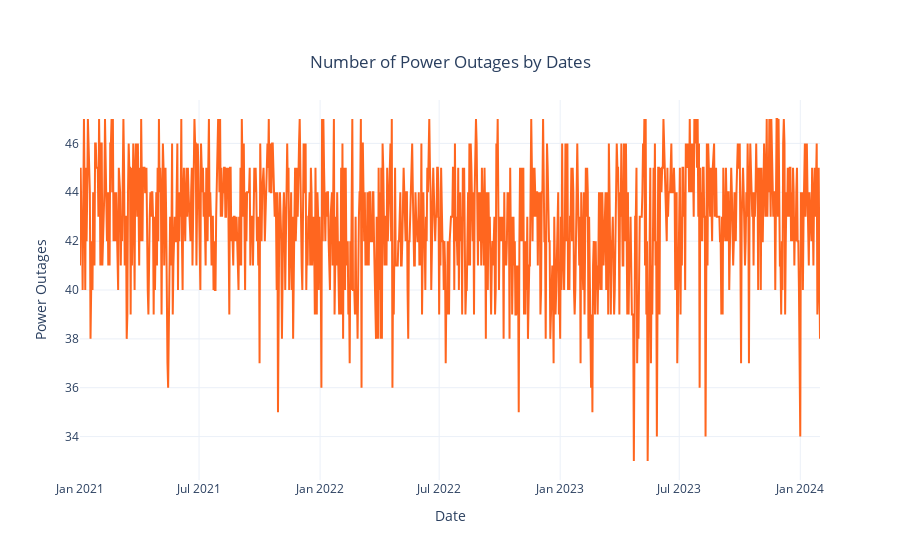

Notebook source saved alongside this figure:
### Code cell
def date_analyser(dataframe, date_col):
    df_ = dataframe.copy()
    df_['date'] = df_[date_col].dt.date
    df_grouped = df_.groupby('date').size(). \
    to_frame('count').reset_index().sort_values('date')
    data = go.Scatter(x = df_grouped['date'],
                      y = df_grouped['count'],
                      mode = 'lines',
                      name = 'Number of Power Outages',
                      marker = dict(color = color))
    layout = go.Layout(title={'text': "Number of Power Outages by Dates",
                              'y':0.9,
                              'x':0.5,
                              'xanchor': 'center',
                              'yanchor': 'top'},
                       xaxis = dict(title = 'Date'),
                       yaxis = dict(title = 'Power Outages'),
                       template = 'plotly_white')
    fig = go.Figure(data = data, layout = layout)
    iplot(fig)

date_analyser(df, 'tarih')

### Figure 1 — Plotly figure (JSON) as saved in the notebook; plotly's stock layout.template omitted (floating-point values rounded to 4 significant figures; data arrays with more than 128 entries replaced by an {"elided": "..."} marker saying what was removed)
{"data": [{"marker": {"color": "#ff661f"}, "mode": "lines", "name": "Number of Power Outages", "type": "scatter", "x": {"elided": "1126 str values"}, "y": {"elided": "1126 int values"}}], "layout": {"title": {"text": "Number of Power Outages by Dates", "x": 0.5, "xanchor": "center", "y": 0.9, "yanchor": "top"}, "xaxis": {"title": {"text": "Date"}}, "yaxis": {"title": {"text": "Power Outages"}}}}
